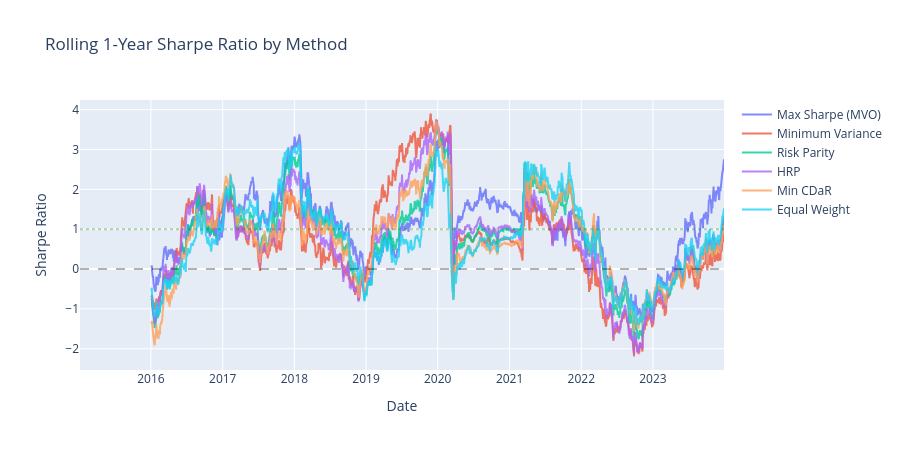

Notebook source saved alongside this figure:
### Markdown cell above
## 10. Rolling Performance

### Code cell
# Rolling 1-year Sharpe for each method
window = 252
rolling_sharpe = pd.DataFrame()

for name, ret in portfolio_returns.items():
    rolling_mean = ret.rolling(window).mean()
    rolling_std = ret.rolling(window).std()
    rolling_sharpe[name] = (rolling_mean / rolling_std) * np.sqrt(252)

# Plot
fig = go.Figure()

for col in rolling_sharpe.columns:
    fig.add_trace(go.Scatter(x=rolling_sharpe.index, y=rolling_sharpe[col], name=col, opacity=0.8))

fig.add_hline(y=0, line_dash="dash", line_color="black", opacity=0.3)
fig.add_hline(y=1, line_dash="dot", line_color="green", opacity=0.3)

fig.update_layout(
    title="Rolling 1-Year Sharpe Ratio by Method",
    xaxis_title="Date",
    yaxis_title="Sharpe Ratio",
    height=450,
)
fig.show()

### Figure 1 — Plotly figure (JSON) as saved in the notebook; plotly's stock layout.template omitted (floating-point values rounded to 4 significant figures; data arrays with more than 128 entries replaced by an {"elided": "..."} marker saying what was removed)
{"data": [{"name": "Max Sharpe (MVO)", "opacity": 0.8, "type": "scatter", "x": {"elided": "2263 str values"}, "y": {"elided": "2263 float values"}}, {"name": "Minimum Variance", "opacity": 0.8, "type": "scatter", "x": {"elided": "2263 str values"}, "y": {"elided": "2263 float values"}}, {"name": "Risk Parity", "opacity": 0.8, "type": "scatter", "x": {"elided": "2263 str values"}, "y": {"elided": "2263 float values"}}, {"name": "HRP", "opacity": 0.8, "type": "scatter", "x": {"elided": "2263 str values"}, "y": {"elided": "2263 float values"}}, {"name": "Min CDaR", "opacity": 0.8, "type": "scatter", "x": {"elided": "2263 str values"}, "y": {"elided": "2263 float values"}}, {"name": "Equal Weight", "opacity": 0.8, "type": "scatter", "x": {"elided": "2263 str values"}, "y": {"elided": "2263 float values"}}], "layout": {"height": 450, "shapes": [{"line": {"color": "black", "dash": "dash"}, "opacity": 0.3, "type": "line", "x0": 0, "x1": 1, "xref": "x domain", "y0": 0, "y1": 0, "yref": "y"}, {"line": {"color": "green", "dash": "dot"}, "opacity": 0.3, "type": "line", "x0": 0, "x1": 1, "xref": "x domain", "y0": 1, "y1": 1, "yref": "y"}], "title": {"text": "Rolling 1-Year Sharpe Ratio by Method"}, "xaxis": {"title": {"text": "Date"}}, "yaxis": {"title": {"text": "Sharpe Ratio"}}}}
